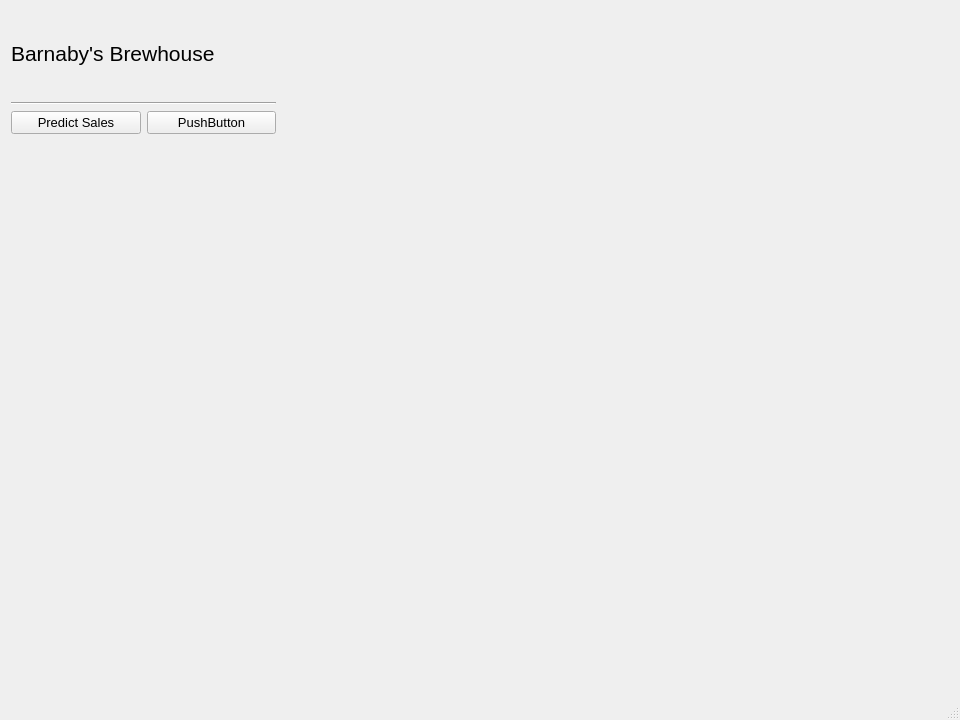
<?xml version="1.0" encoding="UTF-8"?>
<ui version="4.0">
 <class>MainWindow</class>
 <widget class="QMainWindow" name="MainWindow">
  <property name="geometry">
   <rect>
    <x>0</x>
    <y>0</y>
    <width>960</width>
    <height>720</height>
   </rect>
  </property>
  <property name="font">
   <font>
    <family>Arial</family>
    <pointsize>10</pointsize>
   </font>
  </property>
  <property name="windowTitle">
   <string>MainWindow</string>
  </property>
  <widget class="QWidget" name="centralwidget">
   <widget class="QWidget" name="">
    <property name="geometry">
     <rect>
      <x>11</x>
      <y>11</y>
      <width>265</width>
      <height>123</height>
     </rect>
    </property>
    <layout class="QVBoxLayout" name="verticalLayout">
     <item>
      <widget class="QLabel" name="lbl_brewhouse">
       <property name="font">
        <font>
         <pointsize>16</pointsize>
        </font>
       </property>
       <property name="text">
        <string>Barnaby's Brewhouse</string>
       </property>
      </widget>
     </item>
     <item>
      <widget class="Line" name="hori_line_brewhouse">
       <property name="orientation">
        <enum>Qt::Horizontal</enum>
       </property>
      </widget>
     </item>
     <item>
      <layout class="QHBoxLayout" name="horizontalLayout_2">
       <item>
        <widget class="QPushButton" name="btn_predict">
         <property name="text">
          <string>Predict Sales</string>
         </property>
        </widget>
       </item>
       <item>
        <widget class="QPushButton" name="pushButton_2">
         <property name="text">
          <string>PushButton</string>
         </property>
        </widget>
       </item>
      </layout>
     </item>
    </layout>
   </widget>
  </widget>
  <widget class="QStatusBar" name="statusbar"/>
 </widget>
 <resources/>
 <connections/>
</ui>
